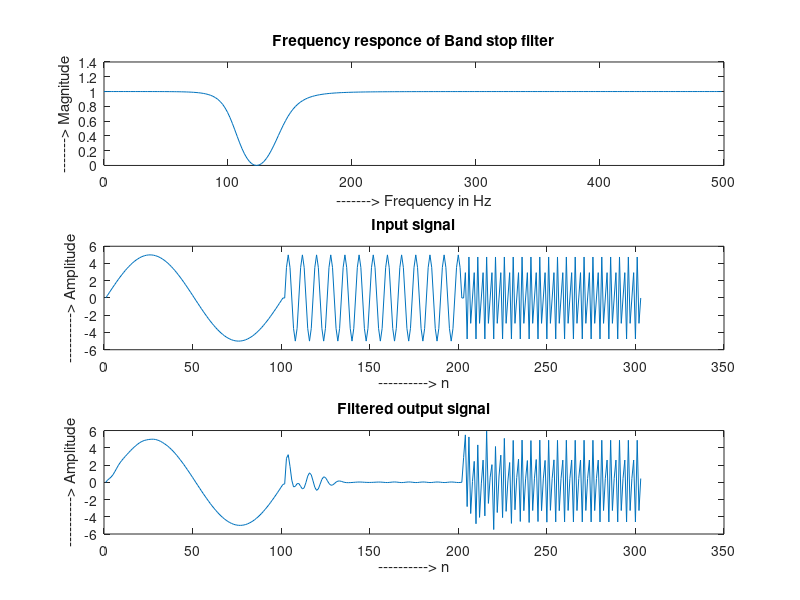

The MATLAB source for this figure:
% Clear all previous work
clc;
clear all;

% Given specifications
Ap = 3;
As = 18;
f1 = 25;
fL = 100;
fH = 150;
f2 = 225;
fs = 1000;

% To find Order(N) and cutoff frequency (fc)
fpbn = [fL / (fs / 2), fH / (fs / 2)];
fsbn = [f1 / (fs / 2), f2 / (fs / 2)];
[N, fc] = buttord(fpbn, fsbn, Ap, As);
display('order of the filter is =');
display(N);

% To compute frequency response of an IIR digital filter
[b, a] = butter(N, fc, 'stop');
[H, f] = freqz(b, a, 256, fs);
subplot(3, 1, 1);
plot(f, (abs(H)));
title('Frequency responce of Band stop filter');
xlabel('-------> Frequency in Hz');
ylabel('-------> Magnitude');

% Filtering operation on input singal having frequency 10Hz,125Hz,400Hz
n = 0:1 / fs:0.1;
s1 = 5 * sin(2 * pi * 10 * n);
s2 = 5 * sin(2 * pi * 125 * n);
s3 = 5 * sin(2 * pi * 400 * n);

x = [s1 s2 s3];
subplot(3, 1, 2);
plot(x);
title('Input signal');
xlabel('----------> n');
ylabel('----------> Amplitude');

y = filter(b, a, x);
subplot(3, 1, 3);
plot(y);
title('Filtered output signal');
xlabel('----------> n');
ylabel('----------> Amplitude');
